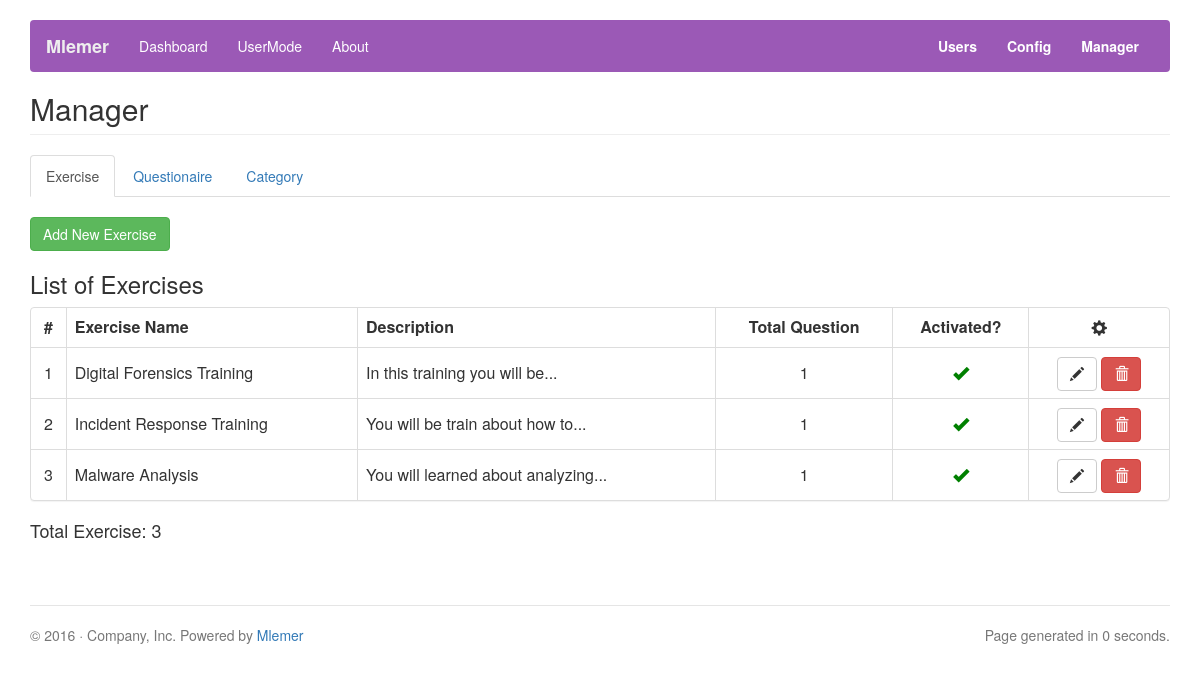
The page /admin/index.php?p=exercise on the database as committed earlier.
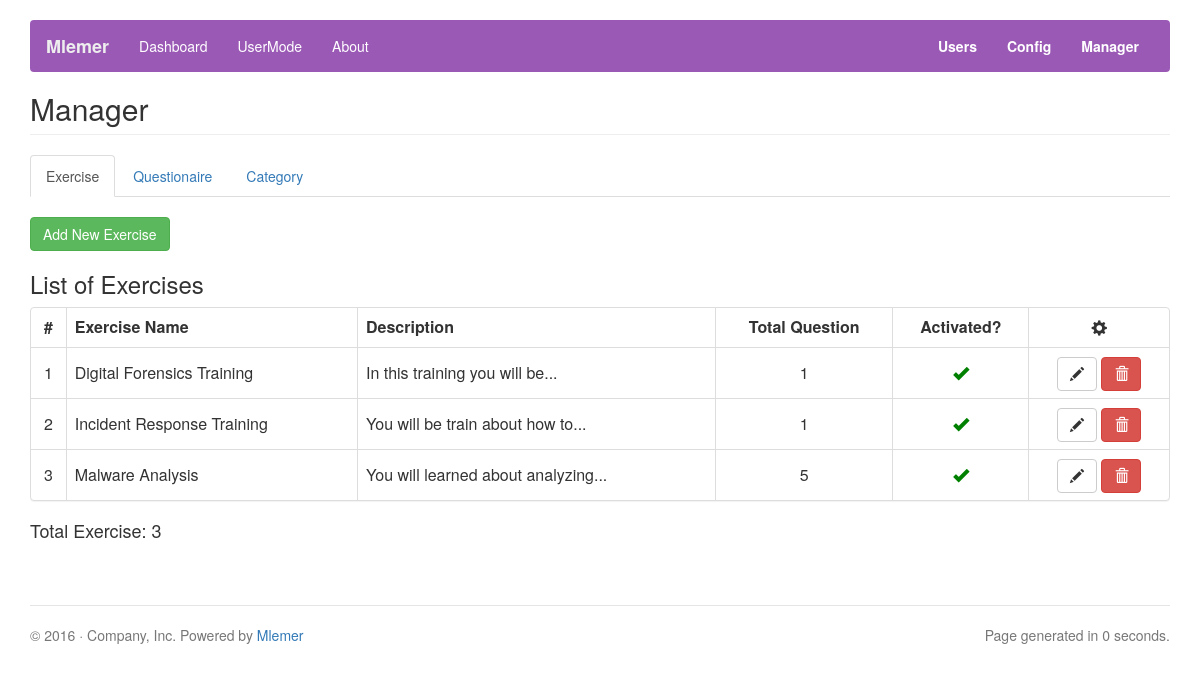
The same page on the database as committed later.
### tables this page shows
CREATE TABLE IF NOT EXISTS `exercise` (
  `id` int(11) NOT NULL AUTO_INCREMENT,
  `timestamp` timestamp NOT NULL DEFAULT CURRENT_TIMESTAMP ON UPDATE CURRENT_TIMESTAMP,
  `activated` int(11) NOT NULL DEFAULT '1',
  `exer_name` text NOT NULL,
  `exer_cat_id` text NOT NULL,
  `exer_description` char(255) NOT NULL DEFAULT 'Not available.',
  `exer_long` char(255) NOT NULL DEFAULT 'Not available.',
  PRIMARY KEY (`id`)
);

### inc/lib.php (called while the page is built, shortened)
<?php
	function shorten($str, $maxlen) {
	    $newstr = substr($str, 0, $maxlen);
	    if (substr($newstr, -1, 1) != ' ') $newstr = substr($newstr, 0, strrpos($newstr, " "));
	    return $newstr . "...";
	}
	function count_available_question_by_exercise( $exer_id ) {
		global $link;
		$sql = "SELECT * FROM questionaire WHERE exercise_id='$exer_id'";
		$result = mysqli_query( $link, $sql );
		$q_count = mysqli_num_rows( $result );
		return $q_count;
	}
?>

### admin/admin_exercise.php (the view, shortened to what this page needs)
<?php
    require_once "../inc/lib.php";
?>
<h2 class="page-header">Manager</h2>
<ul class="nav nav-tabs">
  <li role="presentation" class="active"><a href="?p=exercise">Exercise</a></li>
  <li role="presentation"><a href="?p=quest">Questionaire</a></li>
  <li role="presentation"><a href="?p=category">Category</a></li>
</ul>
<br/>
<button type="button" class="btn btn-success" data-toggle="modal" data-target="#BtnAddNewExercise">
	Add New Exercise
</button>
<h3 class="sub-header">List of Exercises</h3>
	          <div class="table-responsive">
	          <div class="panel panel-default">
	            <table class="table table-hover table-bordered">
	              <thead>
	                <tr>
	                  <th style="text-align: center; vertical-align: middle">#</th>
	                  <th style="vertical-align: middle">Exercise Name</th>
	                  <th style="vertical-align: middle">Description</th>
	                  <th style="text-align: center; vertical-align: middle">Total Question</th>
	                  <th style="text-align: center; vertical-align: middle">Activated?</th>
	                  <th style="text-align: center; vertical-align: middle"><div class="glyphicon glyphicon-cog"></div></th>
	                </tr>
	              </thead>
	              <tbody>
	              <?php
		              	$sql = "SELECT * FROM exercise";
		              	$user_count = "";
						$result = mysqli_query( $link, $sql );
						while( $row = @mysqli_fetch_assoc( $result ) ) {
							$user_count++;
							$exer_id = $row['id'];
							echo "<tr>\n";
							echo "	<td align=\"center\" style=\"vertical-align: middle;\">" . $user_count . "</td>\n";
							echo "	<td style=\"vertical-align: middle;\">" . $row['exer_name'] . "</td>\n";
							echo "	<td style=\"vertical-align: middle;\" title=\"".$row['exer_description']."\">" . shorten( $row['exer_description'], 35) . "</td>\n";
							echo "	<td align=\"center\" style=\"vertical-align: middle;\">".count_available_question_by_exercise( $exer_id )."</td>\n";
							if ( $row['activated'] == "1" ) {
								$activated = "<span class=\"glyphicon glyphicon-ok\" title=\"Activated\" style=\"color:green\"></span>";
							} else {
								$activated = "<span class=\"glyphicon glyphicon-ok\" title=\"Deactivated\" style=\"color:#E6E6E6\"></span>";
							}
							echo "	<td align=\"center\" style=\"vertical-align: middle;\">" . $activated . "</td>\n";
							echo "	<td align=\"center\" style=\"vertical-align: middle;\"><a href=\"#\" class=\"btn btn-default glyphicon glyphicon-pencil\"></a>&nbsp;<a href=\"?exerid=".$exer_id."\" class=\"btn btn-danger glyphicon glyphicon-trash\"></a></td>\n";
							echo "</tr>\n";
						}
	              ?>
	              </tbody>
	            </table>
	            </div>
	            <h4>Total Exercise: <?php echo $user_count; ?></h4>
	          </div>

Rows that differ between the two databases and show on the page:
changed exercise "Malware Analysis": exer_id "1" → "5"
